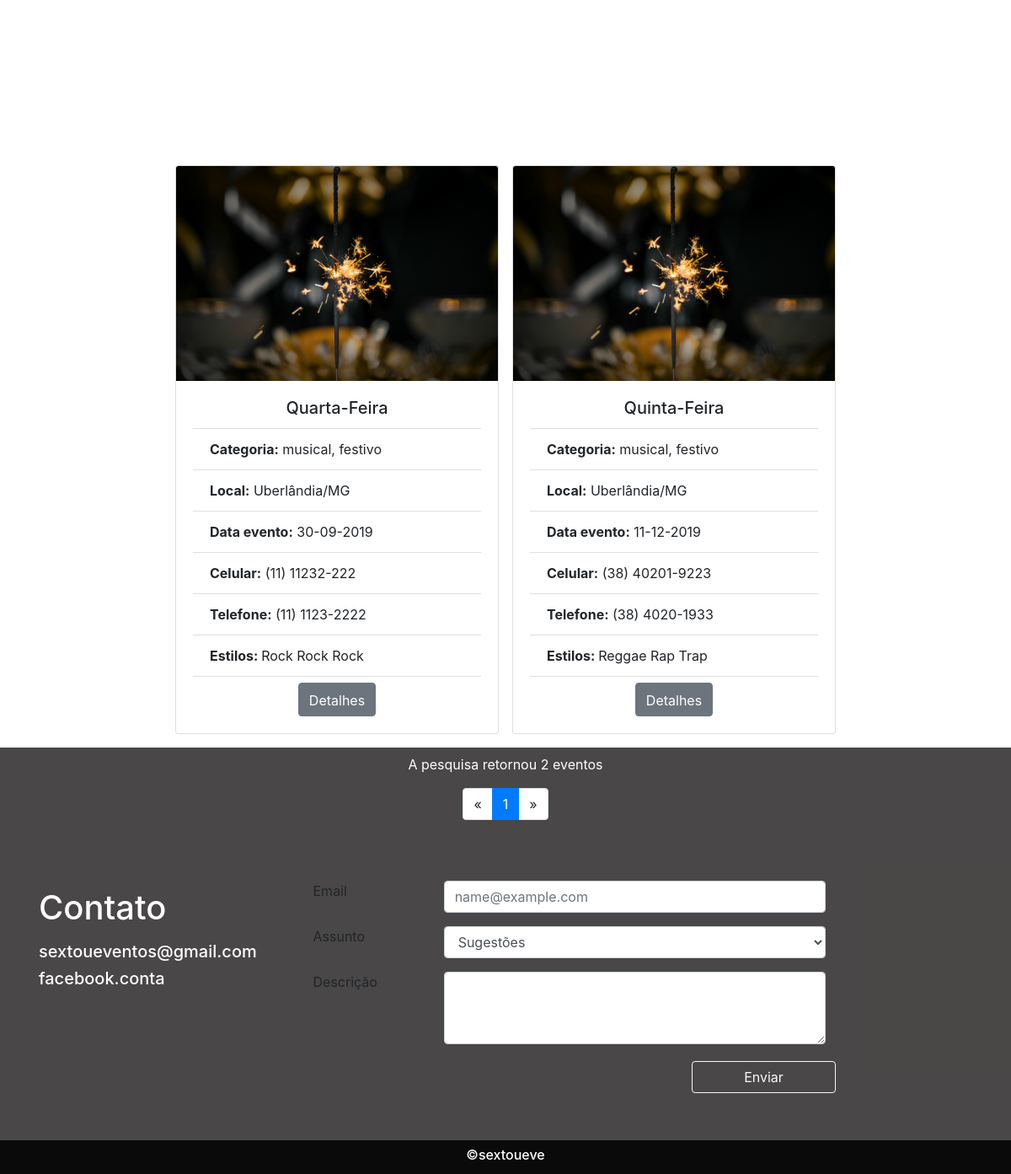
Screenshot of /teste.php (signed in) with the database file from the repository.
### tables this page shows
CREATE TABLE `tb_eventos` (
  `id_evento` int(11) NOT NULL,
  `nome_evento` varchar(255) NOT NULL,
  `categoria_evento` varchar(255) DEFAULT NULL,
  `ddi_evento` varchar(255) NOT NULL,
  `celular_evento` varchar(20) NOT NULL,
  `telefone_evento` varchar(20) NOT NULL,
  `dia_evento` varchar(20) NOT NULL,
  `inicio_evento` varchar(20) NOT NULL,
  `termino_evento` varchar(20) NOT NULL,
  `ingressoh` int(5) NOT NULL,
  `ingressom` int(5) NOT NULL,
  `obs_evento` varchar(255) DEFAULT NULL,
  `email_evento` varchar(255) NOT NULL,
  `chek_evento` varchar(50) NOT NULL,
  `cep_evento` int(10) NOT NULL,
  `uf_evento` char(2) NOT NULL,
  `bairro_evento` varchar(255) DEFAULT NULL,
  `rua_evento` varchar(255) DEFAULT NULL,
  `cidade_evento` varchar(50) NOT NULL,
  `numero_evento` int(8) NOT NULL,
  `complemento_evento` varchar(255) DEFAULT NULL,
  `visu_eventos` int(11) NOT NULL,
  `id_postador` int(11) NOT NULL,
  `musicas` varchar(255) DEFAULT NULL,
  `data_envio` datetime NOT NULL,
  `visivel` varchar(20) DEFAULT 'true'
);

### action/consulta.php (called while the page is built, shortened)
	<?php
	include_once("conn/conexao.php");
	$pagina = (isset($_GET['pagina']))? $_GET['pagina'] : 1;
	if(isset($_GET['moderar'])){
							if(isset($_POST['avanc'])){
								$categoria = htmlspecialchars(addslashes($_POST['categoria_avanc']));
								if($_POST['nome_avanc'] != ""){
									$nome = " and `nome_evento` like"." '%".htmlspecialchars(addslashes($_POST['nome_avanc']))."%'";
								}
								else{
									$nome='';
								}
								if($_POST['data_avanc'] != ""){
									$dia = " and `dia_evento` >= date('".htmlspecialchars(addslashes($_POST['data_avanc']))."')";
								}else{
									$dia='';
								}
								$id = addslashes(htmlspecialchars($_GET['moderar']));
								$sqli = $conn->query("SELECT * FROM `tb_eventos` WHERE `id_postador` ='$id' $nome $dia");
								$total_eventoss = $sqli->num_rows;
								$quantidade_pg = 6;
								$num_pagina = ceil($total_eventoss/$quantidade_pg);
								$incio = ($quantidade_pg*$pagina)-$quantidade_pg;
								$sql = $conn->query("SELECT * FROM `tb_eventos` WHERE `id_postador` ='$id'  $nome $dia LIMIT $incio, $quantidade_pg");
								$i = $total_eventoss;
							}
							else{
								$id = addslashes(htmlspecialchars($_GET['moderar']));
								$sqli = $conn->query("SELECT * FROM `tb_eventos` WHERE `id_postador` ='$id'");
								$total_eventoss = $sqli->num_rows;
								$quantidade_pg = 6;
								$num_pagina = ceil($total_eventoss/$quantidade_pg);
								$incio = ($quantidade_pg*$pagina)-$quantidade_pg;
								$sql = $conn->query("SELECT * FROM `tb_eventos` WHERE `id_postador` ='$id' LIMIT $incio, $quantidade_pg");
								$i = $total_eventoss;
							}
	}
	else{
		if(isset($_POST['avanc'])){
							$categoria = htmlspecialchars(addslashes($_POST['categoria_avanc']));
							if($_POST['nome_avanc'] != ""){
								$nome = " and `nome_evento` like"." '%".htmlspecialchars(addslashes($_POST['nome_avanc']))."%'";
							}
							else{
								$nome='';
							}
							if($_POST['data_avanc'] != ""){
								$dia = " and `dia_evento` >= date('".htmlspecialchars(addslashes($_POST['data_avanc']))."')";
							}else{
								$dia='';
							}
							$sqli = $conn->query("SELECT * FROM `tb_eventos` WHERE `categoria_evento` like '%$categoria%' $dia $nome and `visivel` = 'true'");
							$total_eventoss = $sqli->num_rows;
							$quantidade_pg = 6;
							$num_pagina = ceil($total_eventoss/$quantidade_pg);
							$incio = ($quantidade_pg*$pagina)-$quantidade_pg;
							$sql = $conn->query("SELECT * FROM `tb_eventos` WHERE `categoria_evento` like '%$categoria%' $dia $nome and `visivel` = 'true' LIMIT $incio, $quantidade_pg");
							$i = $total_eventoss;
		}
		else{
			if(isset($_POST['pesquisa'])&& !isset($_GET['categoria']))
			{
							$pesquisa = $_POST['pesquisa'];
							$sqli = $conn->query("SELECT nome_evento,categoria_evento,cidade_evento,uf_evento,dia_evento,celular_evento,telefone_evento,musicas,chek_evento,id_evento FROM tb_eventos WHERE musicas LIKE  '%$pesquisa%' and `visivel` = 'true'");
							$total_eventoss = $sqli->num_rows;
							$quantidade_pg = 6;
							$num_pagina = ceil($total_eventoss/$quantidade_pg);
							$incio = ($quantidade_pg*$pagina)-$quantidade_pg;
							$sql = $conn->query("SELECT nome_evento,categoria_evento,cidade_evento,uf_evento,dia_evento,celular_evento,telefone_evento,musicas,chek_evento,id_evento FROM tb_eventos WHERE musicas LIKE '%$pesquisa%' and `visivel` = 'true' LIMIT $incio, $quantidade_pg");
							$i = $total_eventoss;
			}
			else if(!isset($_GET['categoria']))
			{
					$sqli = $conn->query("SELECT nome_evento,categoria_evento,cidade_evento,uf_evento,dia_evento,celular_evento,telefone_evento,musicas,chek_evento,id_evento FROM tb_eventos where `visivel` = 'true'");
					$total_eventoss = $sqli->num_rows;
					$quantidade_pg = 6;
					$num_pagina = ceil($total_eventoss/$quantidade_pg);
					$incio = ($quantidade_pg*$pagina)-$quantidade_pg;
					$sql = $conn->query("SELECT nome_evento,categoria_evento,cidade_evento,uf_evento,dia_evento,celular_evento,telefone_evento,musicas,chek_evento,id_evento FROM tb_eventos where `visivel` = 'true' LIMIT $incio, $quantidade_pg");
					$i = $total_eventoss;
			}
		}
	}
?>

### teste.php (the view, shortened to what this page needs)
	<!DOCTYPE html>
<html lang="pt-br">
	<head>
	  <link rel="stylesheet" href="//apps.bdimg.com/libs/jqueryui/1.10.4/css/jquery-ui.min.css">
		<link rel="stylesheet" href="https://stackpath.bootstrapcdn.com/bootstrap/4.2.1/css/bootstrap.min.css">
		<?php
		include_once("action/consulta.php");
		?>
	    <link rel="stylesheet" type="text/css" href="css/folha2.css">
		<link rel="stylesheet" type="text/css" href="css/folha3.css">
		<link rel="stylesheet" type="text/css" href="css/reset.css">
	</head>
	<body id="site">
		<div class="mt-5 mb-5 pb-5 pt-5">
		</div>
		<div>
			<article class="col-sm-12">
						<div class="row justify-content-center">
								<?php while($eventos = mysqli_fetch_assoc($sql)){ ?>
									<div class="card mt-1 mr-2 ml-2 mb-3 card">
									  <img src="imagens/cc.jpg" class="card-img-top" alt="...">
										<div class="card-body">
											  <h5 class="card-title text-center">
													<?php echo htmlspecialchars($eventos['nome_evento']); ?>
											  </h5>
											<ul class="list-group list-group-flush">
												<li class="list-group-item"><b>Categoria:</b> <?php echo htmlspecialchars($eventos['categoria_evento']);?></li>
												<li class="list-group-item"><b>Local:</b> <?php echo htmlspecialchars($eventos['cidade_evento']).'/'.htmlspecialchars($eventos['uf_evento']); ?></li>
												<li class="list-group-item"><b>Data evento:</b> <?php $diad = htmlspecialchars($eventos['dia_evento']);
												echo date('d-m-Y', strtotime($diad));
												?></li>
												<li class="list-group-item"><b>Celular:</b> <?php echo $cel = htmlspecialchars($eventos['celular_evento']);
                                                ?></li>
												<li class="list-group-item"><b>Telefone:</b> <?php echo htmlspecialchars($eventos['telefone_evento']);?></li>
												<li class='list-group-item'><?php if($eventos['musicas'] != null){echo "<b>Estilos: </b>".htmlspecialchars($eventos['musicas']);}else{echo "<b>Adicionais: </b>".htmlspecialchars($eventos['chek_evento']);}?></li>
											</ul>
											<div class="text-center">
											  <a class="btn btn-secondary pt-2 mt-2" href="detalhes.php?id=<?php echo htmlspecialchars($eventos['id_evento']).'&sec='.$_SESSION['cod']; ?>" name="det">
												Detalhes
											  </a>
											</div>
										</div>
									</div>
								<?php }?>
						</div>
			</article>
		</div>
		<footer class="pt-2 pb-4 pb-5 navbar-fixed-bottom">
				<?php
					$pagina_anterior = $pagina - 1;
					$pagina_posterior = $pagina + 1;
						echo "<div class='container'><p class='text-center text-white'>A pesquisa retornou $i eventos</p></div>";
				?>
					<nav class="text-center">
						<ul class="pagination justify-content-center">
							<li class="page-item">
								<?php if($pagina_anterior != 0){ ?>
								<a class="page-link" href="eventos.php?pagina=<?php echo $pagina_anterior; if(isset($pesquisa)){ echo "&pesquisa=".$pesquisa;}?>" aria-label="Previous">
										<span aria-hidden="true">&laquo;</span>
									</a>
								<?php }else{ ?>
									<a class="page-link">
										<span aria-hidden="true">&laquo;</span>
									</a>
								<?php  }     ?>
							</li>
							<?php
							for($i = 1; $i < $num_pagina + 1; $i++){
							$estilo='class="page-item"';
							$style= " ";
							if($pagina == $i)
							{
								$estilo = "class='page-item active'";
							}
							?>
								<li <?php echo $estilo?>><a <?php echo $style; ?> class="page-link" href="eventos.php?pagina=<?php echo $i; if(isset($pesquisa)){ echo "&pesquisa=".$pesquisa;}?>"><?php echo $i; ?></a></li>
							<?php } ?>
							<li class="page-item">
								<?php if($pagina_posterior <= $num_pagina){ ?>
									<a class="page-link" name="link" href="eventos.php?pagina=<?php echo $pagina_posterior; if(isset($pesquisa)){ echo "&pesquisa=".$pesquisa;}?>" aria-label="Previous">
										<span aria-hidden="true">&raquo;</span>
									</a>
								<?php }else{ ?>
									<a class="page-link">
									<span aria-hidden="true">&raquo;</span>
									</a>
							<?php } ?>
							</li>
						</ul>
					</nav>
					<div class="row container col-12 m-0 pt-5">
						<div class="col-md-3 mr-5 con pb-2">
							<div class="p-3">
								<h1 class="text-white mb-3">Contato</h1>
								<h5 class="text-white">sextoueventos@gmail.com</h5>
								<h5 class="text-white">facebook.conta</h5>
							</div>
						</div>
						<div class="col-md-7 pr-3 pl-3 p-2">
							<form method="POST" action="contato.php">
							  <div class="form-group row">
								<label for="exampleFormControlInput1" class="text-logo col-md-3" maxlength="100">Email</label>
								<input type="email" class="form-control col-md-8" id="exampleFormControlInput1" placeholder="name@example.com" required>
							  </div>
							  <div class="form-group row">
								<label for="exampleFormControlSelect1" class="text-logo col-md-3">Assunto</label>
								<select class="form-control col-md-8" id="exampleFormControlSelect1" required>
								  <option>Sugestões</option>
								</select>
							  </div>
							  <div class="form-group row d-flex">
								<label for="exampleFormControlTextarea1" class="text-logo col-md-3">Descrição</label>
								<textarea class="form-control col-md-8" id="exampleFormControlTextarea1" maxlength="255" rows="3"required></textarea>
							  </div>
							   <div class="row">
								<div class="col-md-7 ml-5 mr-3"> </div>
								<input class="mt-1 btn btn-outline-light ml-1 col-md-3" type='submit' value="Enviar">
							   </div>
							</form>
						</div>
					</div>
		</footer>
		<div class="footer navbar-fixed-bottom"><h6 class="pt-2 text-white text-center">©sextoueve</h6></div>
	</body>
</html>

### css/folha2.css (style rules this page uses)
@media (min-width: 768px) { .card { width:22rem; } }
@media (min-width: 992px) { .card { width:25rem; } }
@media (min-width: 1020px) { .card { width:24rem; } }

### css/folha3.css (style rules this page uses)
footer { height: auto; background: #191616c9; width:100%; }
.footer { height:40px; background: #0a0a0a; width:100%; }

### rows the page displays
tb_eventos: nome_evento "Quarta-Feira", categoria_evento "musical, festivo", cidade_evento "Uberlândia", uf_evento "MG", dia_evento "30-09-2019", celular_evento "(11) 11232-222", telefone_evento "(11) 1123-2222", musicas "Rock Rock Rock"
tb_eventos: nome_evento "Quinta-Feira", categoria_evento "musical, festivo", cidade_evento "Uberlândia", uf_evento "MG", dia_evento "11-12-2019", celular_evento "(38) 40201-9223", telefone_evento "(38) 4020-1933", musicas "Reggae Rap Trap"

### other values shown
$i "2"
